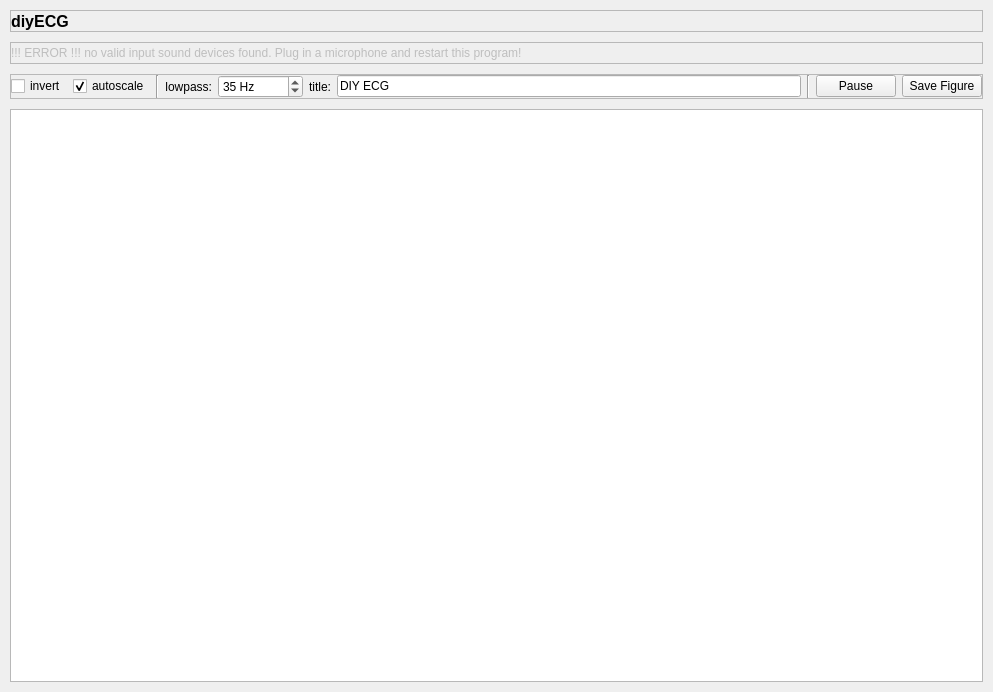
<?xml version="1.0" encoding="UTF-8"?>
<ui version="4.0">
 <class>MainWindow</class>
 <widget class="QMainWindow" name="MainWindow">
  <property name="geometry">
   <rect>
    <x>0</x>
    <y>0</y>
    <width>993</width>
    <height>692</height>
   </rect>
  </property>
  <property name="windowTitle">
   <string>diyECG</string>
  </property>
  <widget class="QWidget" name="centralwidget">
   <layout class="QVBoxLayout" name="verticalLayout_2">
    <property name="spacing">
     <number>10</number>
    </property>
    <property name="margin">
     <number>10</number>
    </property>
    <item>
     <widget class="QFrame" name="frame_4">
      <property name="frameShape">
       <enum>QFrame::StyledPanel</enum>
      </property>
      <property name="frameShadow">
       <enum>QFrame::Raised</enum>
      </property>
      <layout class="QHBoxLayout" name="horizontalLayout">
       <property name="spacing">
        <number>0</number>
       </property>
       <property name="margin">
        <number>0</number>
       </property>
       <item>
        <widget class="QLabel" name="label_3">
         <property name="font">
          <font>
           <pointsize>12</pointsize>
           <weight>75</weight>
           <bold>true</bold>
          </font>
         </property>
         <property name="text">
          <string>diyECG</string>
         </property>
        </widget>
       </item>
       <item>
        <spacer name="horizontalSpacer_2">
         <property name="orientation">
          <enum>Qt::Horizontal</enum>
         </property>
         <property name="sizeHint" stdset="0">
          <size>
           <width>40</width>
           <height>20</height>
          </size>
         </property>
        </spacer>
       </item>
      </layout>
     </widget>
    </item>
    <item>
     <widget class="QFrame" name="frame_5">
      <property name="frameShape">
       <enum>QFrame::StyledPanel</enum>
      </property>
      <property name="frameShadow">
       <enum>QFrame::Raised</enum>
      </property>
      <layout class="QHBoxLayout" name="horizontalLayout_3">
       <property name="spacing">
        <number>0</number>
       </property>
       <property name="margin">
        <number>0</number>
       </property>
       <item>
        <widget class="QLabel" name="lblDevice">
         <property name="enabled">
          <bool>false</bool>
         </property>
         <property name="text">
          <string>!!! ERROR !!! no valid input sound devices found. Plug in a microphone and restart this program!</string>
         </property>
        </widget>
       </item>
       <item>
        <spacer name="horizontalSpacer">
         <property name="orientation">
          <enum>Qt::Horizontal</enum>
         </property>
         <property name="sizeHint" stdset="0">
          <size>
           <width>40</width>
           <height>20</height>
          </size>
         </property>
        </spacer>
       </item>
      </layout>
     </widget>
    </item>
    <item>
     <widget class="QFrame" name="frame">
      <property name="frameShape">
       <enum>QFrame::NoFrame</enum>
      </property>
      <property name="frameShadow">
       <enum>QFrame::Plain</enum>
      </property>
      <layout class="QVBoxLayout" name="verticalLayout">
       <property name="spacing">
        <number>10</number>
       </property>
       <property name="margin">
        <number>0</number>
       </property>
       <item>
        <widget class="QFrame" name="frame_2">
         <property name="frameShape">
          <enum>QFrame::StyledPanel</enum>
         </property>
         <property name="frameShadow">
          <enum>QFrame::Raised</enum>
         </property>
         <layout class="QHBoxLayout" name="horizontalLayout_2">
          <property name="margin">
           <number>0</number>
          </property>
          <item>
           <widget class="QCheckBox" name="chkInvert">
            <property name="text">
             <string>invert</string>
            </property>
           </widget>
          </item>
          <item>
           <widget class="QCheckBox" name="chkAutoscale">
            <property name="text">
             <string>autoscale</string>
            </property>
            <property name="checked">
             <bool>true</bool>
            </property>
           </widget>
          </item>
          <item>
           <widget class="Line" name="line">
            <property name="orientation">
             <enum>Qt::Vertical</enum>
            </property>
           </widget>
          </item>
          <item>
           <widget class="QLabel" name="label_2">
            <property name="sizePolicy">
             <sizepolicy hsizetype="Minimum" vsizetype="Preferred">
              <horstretch>0</horstretch>
              <verstretch>0</verstretch>
             </sizepolicy>
            </property>
            <property name="text">
             <string>lowpass:</string>
            </property>
            <property name="alignment">
             <set>Qt::AlignRight|Qt::AlignTrailing|Qt::AlignVCenter</set>
            </property>
           </widget>
          </item>
          <item>
           <widget class="QSpinBox" name="spinLowpass">
            <property name="toolTip">
             <string>set to 0 to disable</string>
            </property>
            <property name="suffix">
             <string> Hz</string>
            </property>
            <property name="prefix">
             <string/>
            </property>
            <property name="minimum">
             <number>0</number>
            </property>
            <property name="maximum">
             <number>999999</number>
            </property>
            <property name="singleStep">
             <number>1</number>
            </property>
            <property name="value">
             <number>35</number>
            </property>
           </widget>
          </item>
          <item>
           <widget class="QLabel" name="label_5">
            <property name="sizePolicy">
             <sizepolicy hsizetype="Minimum" vsizetype="Preferred">
              <horstretch>0</horstretch>
              <verstretch>0</verstretch>
             </sizepolicy>
            </property>
            <property name="text">
             <string>title:</string>
            </property>
            <property name="alignment">
             <set>Qt::AlignRight|Qt::AlignTrailing|Qt::AlignVCenter</set>
            </property>
           </widget>
          </item>
          <item>
           <widget class="QLineEdit" name="lineTitle">
            <property name="text">
             <string>DIY ECG</string>
            </property>
           </widget>
          </item>
          <item>
           <widget class="Line" name="line_2">
            <property name="orientation">
             <enum>Qt::Vertical</enum>
            </property>
           </widget>
          </item>
          <item>
           <widget class="QPushButton" name="btnPause">
            <property name="text">
             <string>Pause</string>
            </property>
            <property name="checkable">
             <bool>true</bool>
            </property>
           </widget>
          </item>
          <item>
           <widget class="QPushButton" name="btnSave">
            <property name="text">
             <string>Save Figure</string>
            </property>
           </widget>
          </item>
         </layout>
        </widget>
       </item>
       <item>
        <widget class="QFrame" name="frame_3">
         <property name="frameShape">
          <enum>QFrame::StyledPanel</enum>
         </property>
         <property name="frameShadow">
          <enum>QFrame::Plain</enum>
         </property>
         <layout class="QVBoxLayout" name="verticalLayout_3">
          <property name="spacing">
           <number>0</number>
          </property>
          <property name="margin">
           <number>0</number>
          </property>
          <item>
           <widget class="PlotWidget" name="grECG">
            <property name="frameShape">
             <enum>QFrame::NoFrame</enum>
            </property>
            <property name="frameShadow">
             <enum>QFrame::Plain</enum>
            </property>
            <property name="lineWidth">
             <number>0</number>
            </property>
           </widget>
          </item>
         </layout>
        </widget>
       </item>
      </layout>
     </widget>
    </item>
   </layout>
  </widget>
 </widget>
 <customwidgets>
  <customwidget>
   <class>PlotWidget</class>
   <extends>QGraphicsView</extends>
   <header>pyqtgraph</header>
  </customwidget>
 </customwidgets>
 <resources/>
 <connections/>
</ui>
